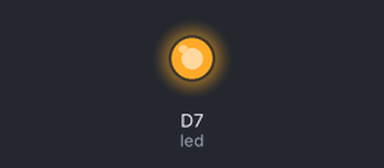
Bench run of a sketch on a simulated ESP8266 (NodeMCU). Parts: output pins drawn as LEDs (lit = HIGH).

Above: at 0.8 s.
At 10.7 s:
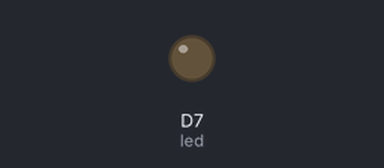
Timing chart, 0 to 17.2 s (numbered marks = the images above):
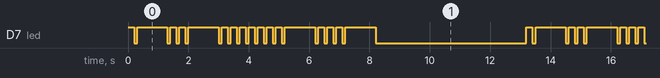

Measured:
- by itself, D7 (led): moves between LOW and HIGH, repeating every 13.2 s
- by itself, everything shown: repeats every 13.2 s, in 34 steps

The sketch:

morse-code.ino
```cpp
int led = D7;
int longBlink = 1000;
int shortBlink = 200;

void setup() {

pinMode(led , OUTPUT);

}

void loop() {

    // Letter L

    digitalWrite(led, HIGH);//Dot
    delay(shortBlink);
    digitalWrite(led, LOW);
    delay(100);
    digitalWrite(led, HIGH);//Line
    delay(longBlink);
    digitalWrite(led, LOW);
    delay(100);
    digitalWrite(led, HIGH);//Dot
    delay(shortBlink);
    digitalWrite(led, LOW);
    delay(100);

    //Letter A

    digitalWrite(led, HIGH);//Dot
    delay(shortBlink);
    digitalWrite(led, LOW);
    delay(100);
    digitalWrite(led, HIGH);//Line
    delay(longBlink);
    digitalWrite(led, LOW);
    delay(100);

    //Letter H

    digitalWrite(led, HIGH);//Dot
    delay(shortBlink);
    digitalWrite(led, LOW);
    delay(100);
    digitalWrite(led, HIGH);//Dot
    delay(shortBlink);
    digitalWrite(led, LOW);
    delay(100);
    digitalWrite(led, HIGH);//Dot
    delay(shortBlink);
    digitalWrite(led, LOW);
    delay(100);
    digitalWrite(led, HIGH);//Dot
    delay(shortBlink);
    digitalWrite(led, LOW);
    delay(100);

    //Letter I
    digitalWrite(led, HIGH);//Dot
    delay(shortBlink);
    digitalWrite(led, LOW);
    delay(100);
    digitalWrite(led, HIGH);//Dot
    delay(shortBlink);
    digitalWrite(led, LOW);
    delay(100);

    //Letter R
    digitalWrite(led, HIGH);//Dot
    delay(shortBlink);
    digitalWrite(led, LOW);
    delay(100);
    digitalWrite(led, HIGH);//Line
    delay(longBlink);
    digitalWrite(led, LOW);
    delay(100);
    digitalWrite(led, HIGH);//Dot
    delay(shortBlink);
    digitalWrite(led, LOW);
    delay(100);


    //Letter U

    digitalWrite(led, HIGH);//Dot
    delay(shortBlink);
    digitalWrite(led, LOW);
    delay(100);
    digitalWrite(led, HIGH);//Dot
    delay(shortBlink);
    digitalWrite(led, LOW);
    delay(100);
    digitalWrite(led, HIGH);//Line
    delay(longBlink);
    digitalWrite(led, LOW);
    delay(5000);

}
```
